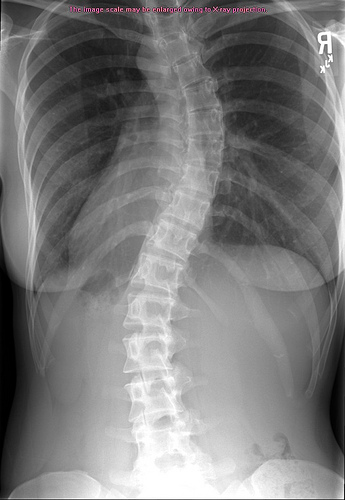
#> input picture ex0.jpg, 345 x 500 px, given in place of ex0.png, which was not available
$ python char_mor_sobelx.py   (older library calls are emulated)
#> lines starting #> are read from the running program, lines starting #| are printed output that depends on the picture; after the words box and inside, x2 and y2 are one past the last pixel; in counts of white or black regions, pixels touching at a corner belong together; pictures that were not available may be replaced by others from this repository, and a replacement may not be noted
import cv2
import numpy as np
from matplotlib import pyplot as plt

img = cv2.imread('ex0.png')
#> img is the input picture: shape (500, 345, 3); mean B, G, R 123.3, 123.2, 123.5

kernel = np.ones((5, 5), np.uint8)
gray = cv2.cvtColor(img, cv2.COLOR_BGR2GRAY)
blurred = cv2.GaussianBlur(gray, (5, 5), 0)
erosion = cv2.erode(blurred, kernel, iterations=2)
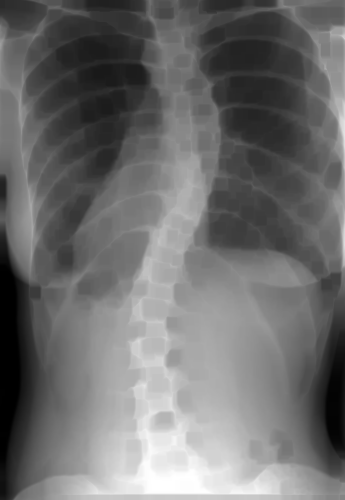
#> erosion: shape (500, 345); min 0, max 255, mean 110.3
#cv2.imshow("Image", erosion)
#cv2.waitKey(0)

imagen = erosion

#Crear un kernel de '1' de 3x3
kernel = np.ones((3, 3), np.uint8)

#Se aplica la transformacion: Morphological Gradient
transformacion = cv2.dilate(
    imagen, kernel, iterations=1) - cv2.erode(imagen, kernel, iterations=1)
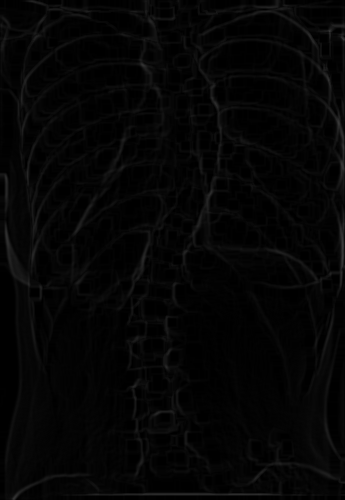
#> transformacion: shape (500, 345); min 0, max 58, mean 5
'''
Mostrar el resultado y salir
cv2.imshow('resultado', transformacion)
cv2.waitKey(0)
cv2.destroyAllWindows()
'''


img = transformacion

print('Original Dimensions : ', img.shape)
#| Original Dimensions :  (500, 345)

width = 592
height = 792
dim = (width, height)

# resize image
resized = cv2.resize(img, dim, interpolation=cv2.INTER_AREA)
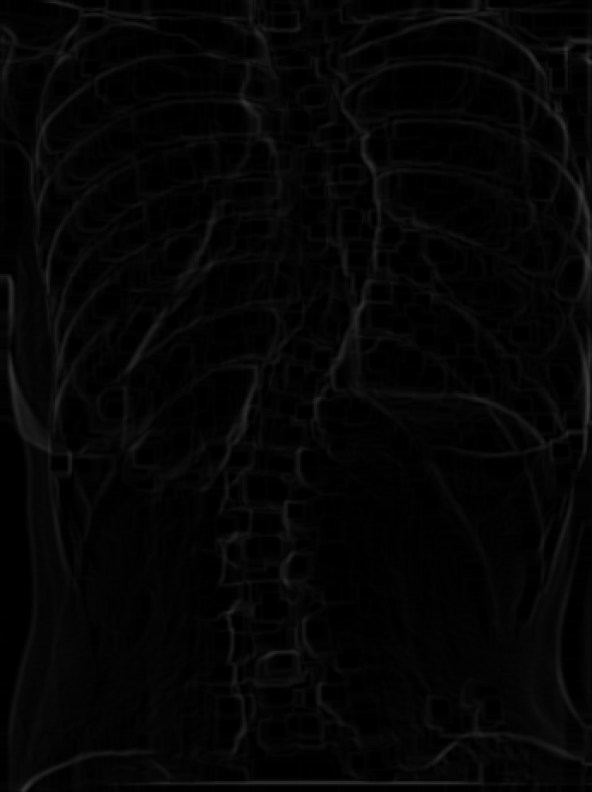
#> resized: shape (792, 592); min 0, max 58, mean 4.9
sobelx = cv2.Sobel(resized, cv2.CV_64F, 1, 0, ksize=5)
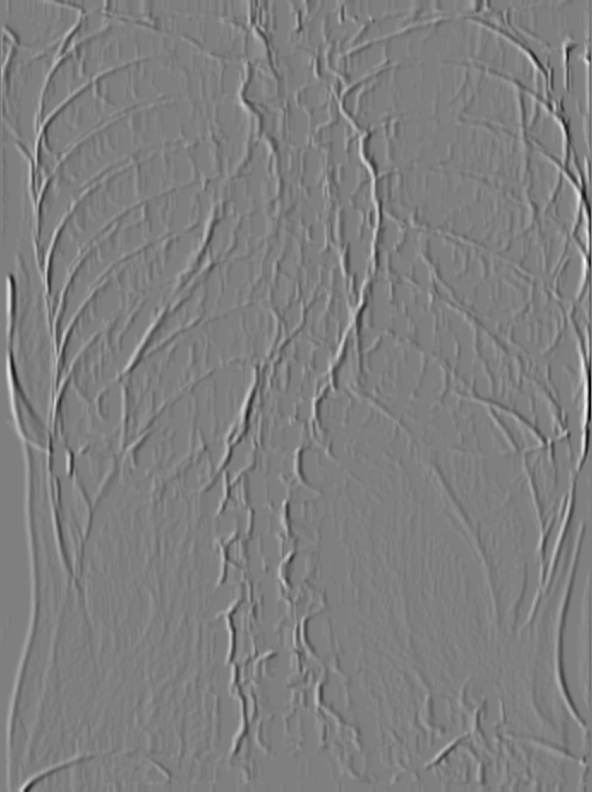
#> sobelx: shape (792, 592) float64; min -1591, max 1588, mean 1.8; drawn with min black and max white
print('Resized Dimensions : ', sobelx.shape)
#| Resized Dimensions :  (792, 592)

cv2.imshow("Resized image", sobelx)
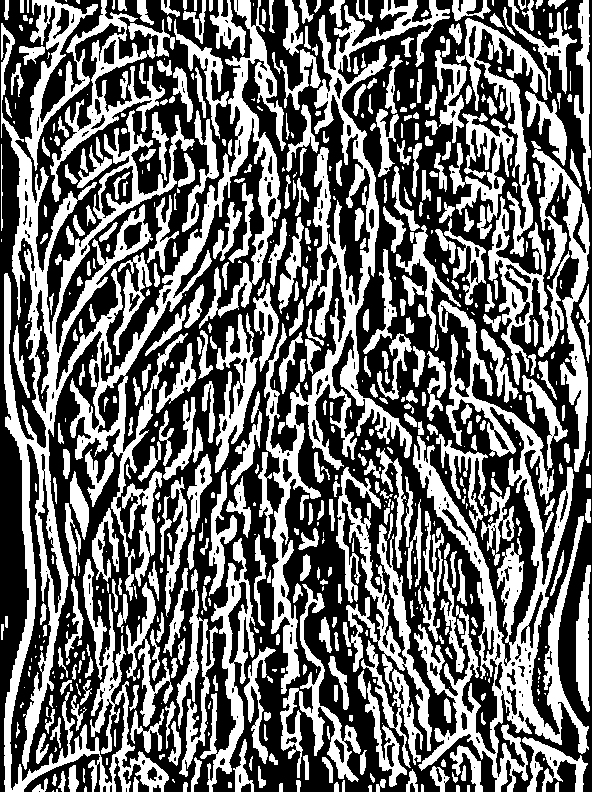
#> window 'Resized image': shape (792, 592); 43.1% white; 641 white regions (196 under 20 px), largest, box (x1, y1, x2, y2) and area: (1, 0, 286, 792) 38753, (413, 300, 589, 792) 20543, (264, 0, 450, 694) 16188
cv2.waitKey(0)
cv2.destroyAllWindows()

$ run again, with ex1.jpg copied over ex0.jpg
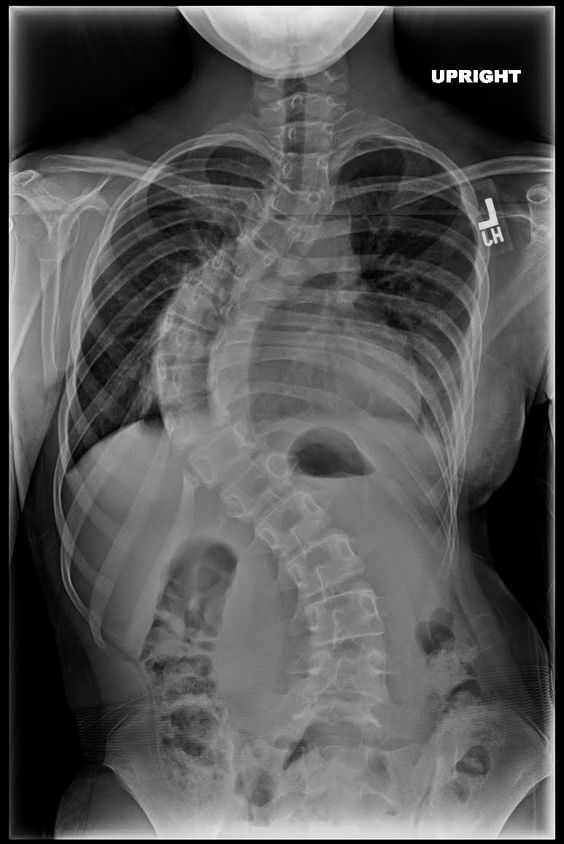
#> input picture ex1.jpg, 564 x 844 px, given in place of ex0.png, which was not available
#> img is the input picture: shape (844, 564, 3); min 0, max 255, mean 84.7
#| Original Dimensions :  (844, 564)
#> `sobelx = cv2.Sobel(resized, cv2.CV_64F, 1, 0, ksize=5)`:
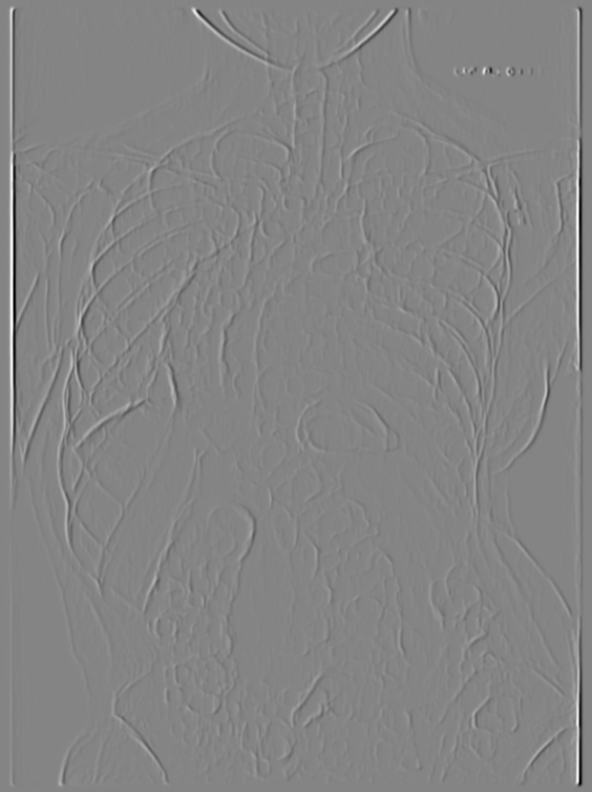
#> sobelx: shape (792, 592) float64; min -5064, max 4670, mean 0; drawn with min black and max white
#| Resized Dimensions :  (792, 592)
#> `cv2.imshow("Resized image", sobelx)`:
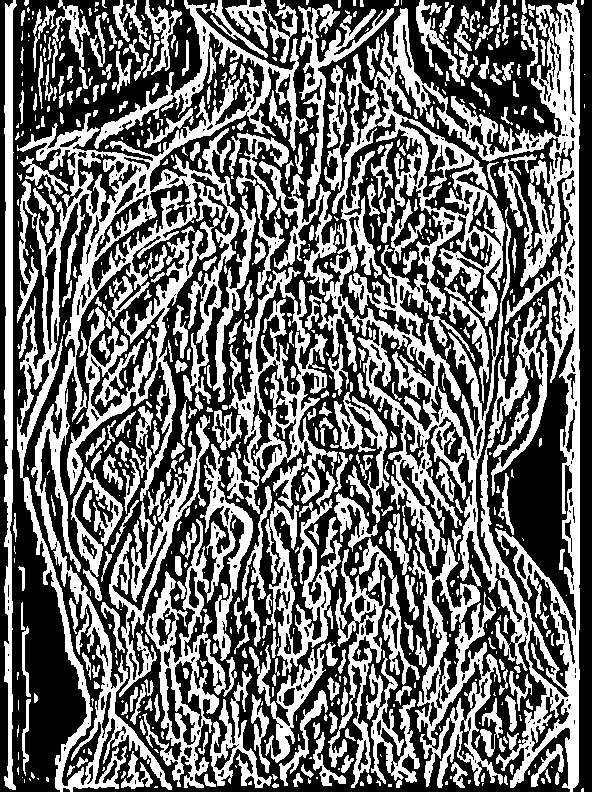
#> window 'Resized image': shape (792, 592); 43.2% white; 776 white regions (391 under 20 px), largest, box (x1, y1, x2, y2) and area: (305, 0, 580, 792) 53397, (17, 0, 308, 792) 32953, (142, 444, 253, 788) 9067

$ run again, with ex11.jpg copied over ex0.jpg
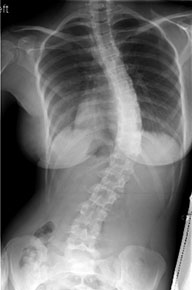
#> input picture ex11.jpg, 192 x 290 px, given in place of ex0.png, which was not available
#> img is the input picture: shape (290, 192, 3); min 0, max 255, mean 111.7
#| Original Dimensions :  (290, 192)
#> `sobelx = cv2.Sobel(resized, cv2.CV_64F, 1, 0, ksize=5)`:
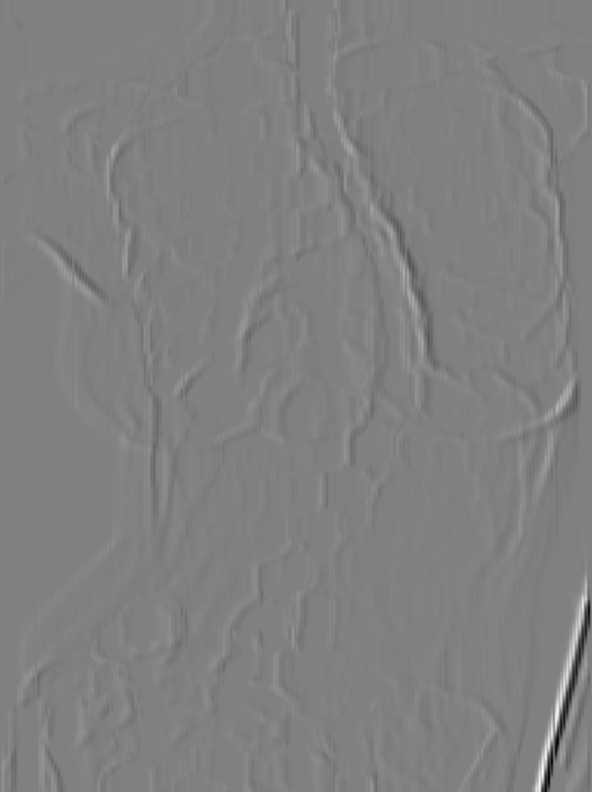
#> sobelx: shape (792, 592) float64; min -3729, max 3660, mean 0.9; drawn with min black and max white
#| Resized Dimensions :  (792, 592)
#> `cv2.imshow("Resized image", sobelx)`:
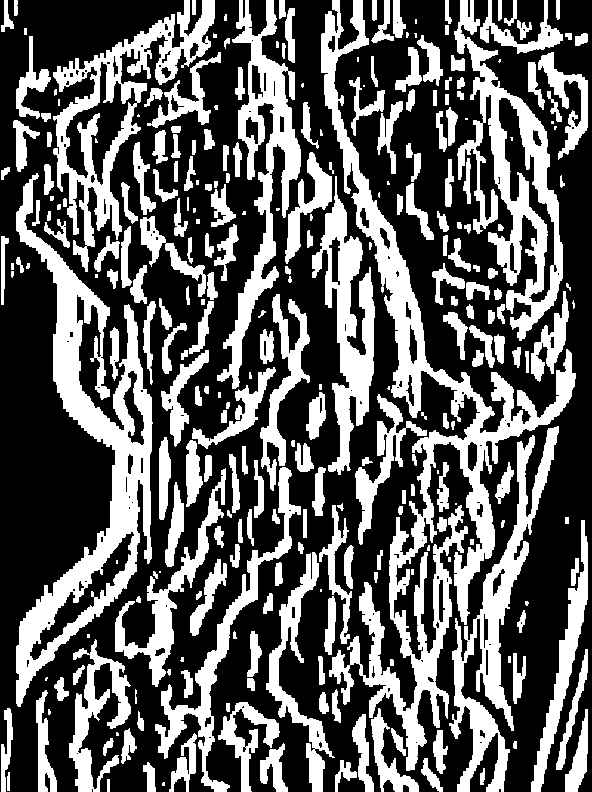
#> window 'Resized image': shape (792, 592); 36.8% white; 283 white regions (49 under 20 px), largest, box (x1, y1, x2, y2) and area: (321, 0, 576, 771) 26685, (16, 173, 153, 707) 18705, (454, 0, 563, 341) 10899

$ run again, with ex3.jpg copied over ex0.jpg
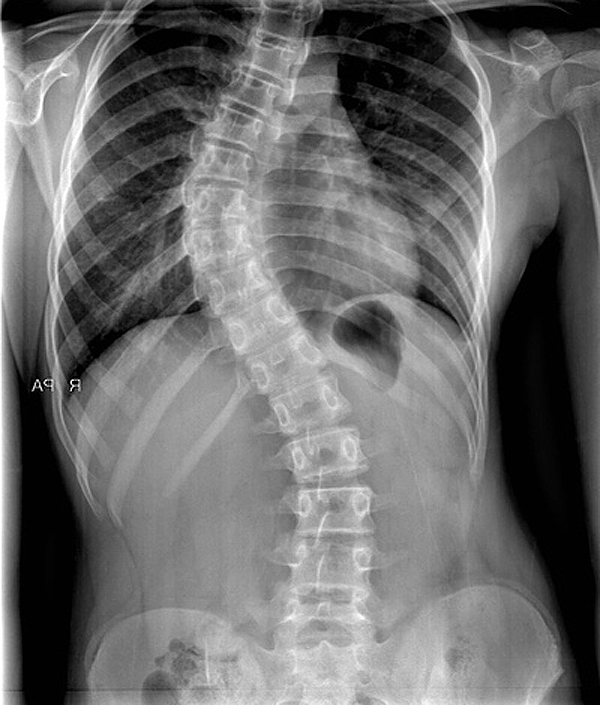
#> input picture ex3.jpg, 600 x 705 px, given in place of ex0.png, which was not available
#> img is the input picture: shape (705, 600, 3); min 0, max 255, mean 108.2
#| Original Dimensions :  (705, 600)
#> `sobelx = cv2.Sobel(resized, cv2.CV_64F, 1, 0, ksize=5)`:
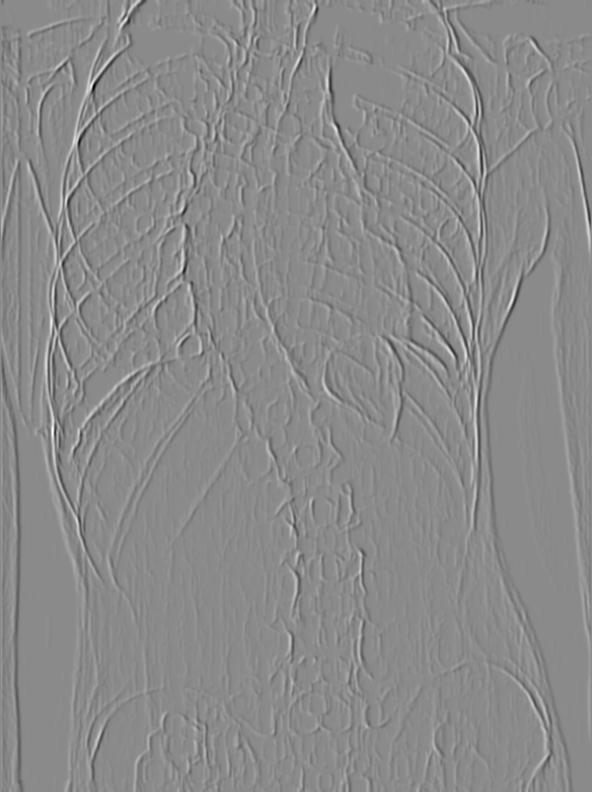
#> sobelx: shape (792, 592) float64; min -3197, max 2685, mean -3.1; drawn with min black and max white
#| Resized Dimensions :  (792, 592)
#> `cv2.imshow("Resized image", sobelx)`:
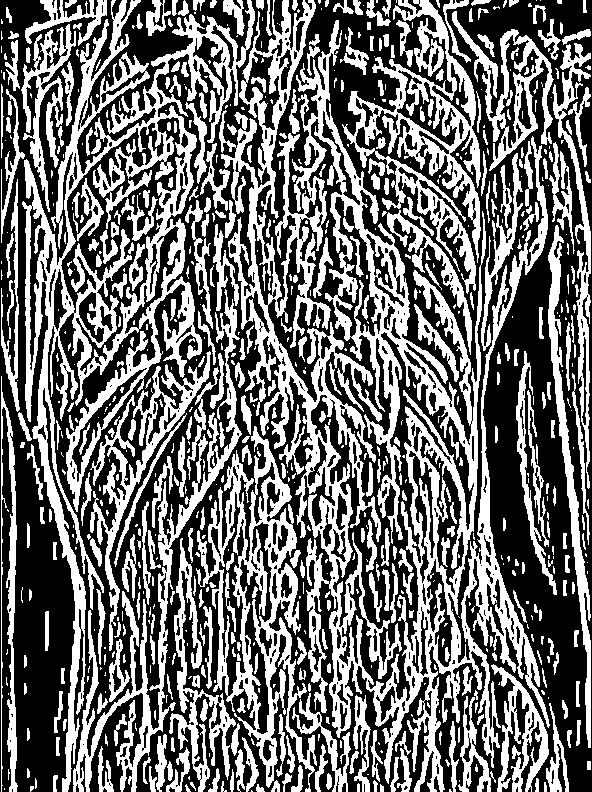
#> window 'Resized image': shape (792, 592); 43.1% white; 747 white regions (363 under 20 px), largest, box (x1, y1, x2, y2) and area: (219, 0, 550, 792) 59283, (22, 0, 255, 792) 31278, (196, 426, 317, 792) 11719
